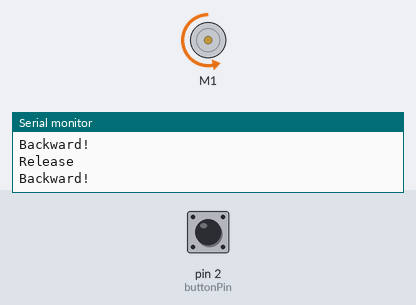
Bench run of a sketch on a simulated Arduino Uno, built with avr-gcc and run on an emulated ATmega328P. Parts: DC motor (green arrow = forward, orange = backward, longer = faster), the last lines printed to the serial monitor. The inputs (shaded band) are chosen by the test bench; at power-on: pin 2 (buttonPin) LOW.

Above: at 4.8 s.
4.9 s: pin 2 (buttonPin) pulled HIGH for 2.35 s
At 5.3 s:
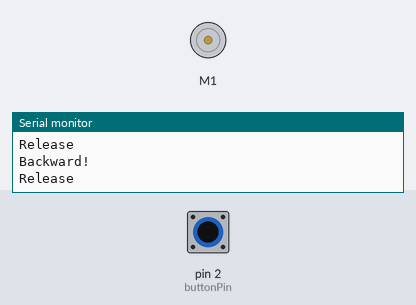
At 6.8 s:
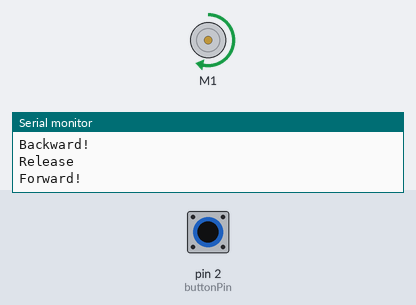
Timing chart, 0 to 14.7 s (numbered marks = the images above; inputs shaded):
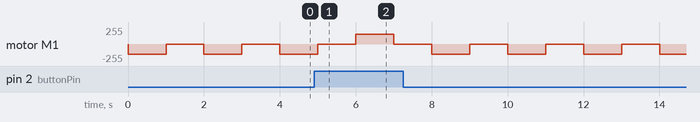

The sketch:

Alan_DCMotorTest.ino
```cpp
#include <Wire.h>
#include <Adafruit_MotorShield.h>
#include "utility/Adafruit_MS_PWMServoDriver.h"

// Create the motor shield object with the default I2C address
Adafruit_MotorShield AFMS = Adafruit_MotorShield();

// Connect two motors with the following terminals
Adafruit_DCMotor *motor1 = AFMS.getMotor(1); // Motor connected to M1
// Adafruit_DCMotor *motor2 = AFMS.getMotor(2); // Motor connected to M2
const int buttonPin = 2;  // the number of the pushbutton pin
int buttonState = 0;

void setup() {
  Serial.begin(9600);           // set up Serial library at 9600 bps
  Serial.println("Adafruit Motorshield v2 - DC Motor test!");

  AFMS.begin();  // Create with the default frequency 1.6KHz
  motor1->setSpeed(150);  // Set the speed to 150/255
 //motor2->setSpeed(150);  // Set the speed to 150/255
 pinMode(buttonPin, INPUT);
}

void loop() {
  buttonState = digitalRead(buttonPin);
  if (buttonState == HIGH) {
  Serial.println("Forward!");
  motor1->run(FORWARD);
  //motor2->run(FORWARD);
  delay(1000);
  }
  else {
  Serial.println("Backward!");
  motor1->run(BACKWARD);
  //motor2->run(BACKWARD);
  delay(1000);
  }
  Serial.println("Release");
  motor1->run(RELEASE);
  //motor2->run(RELEASE);
  delay(1000);
}
```
